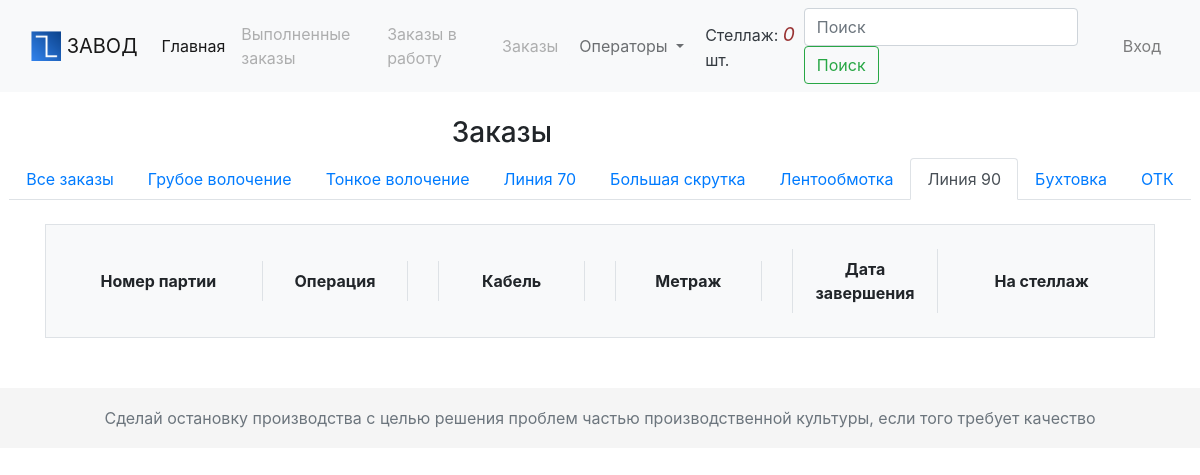
The app's page /orders/liniya-90/, older data.
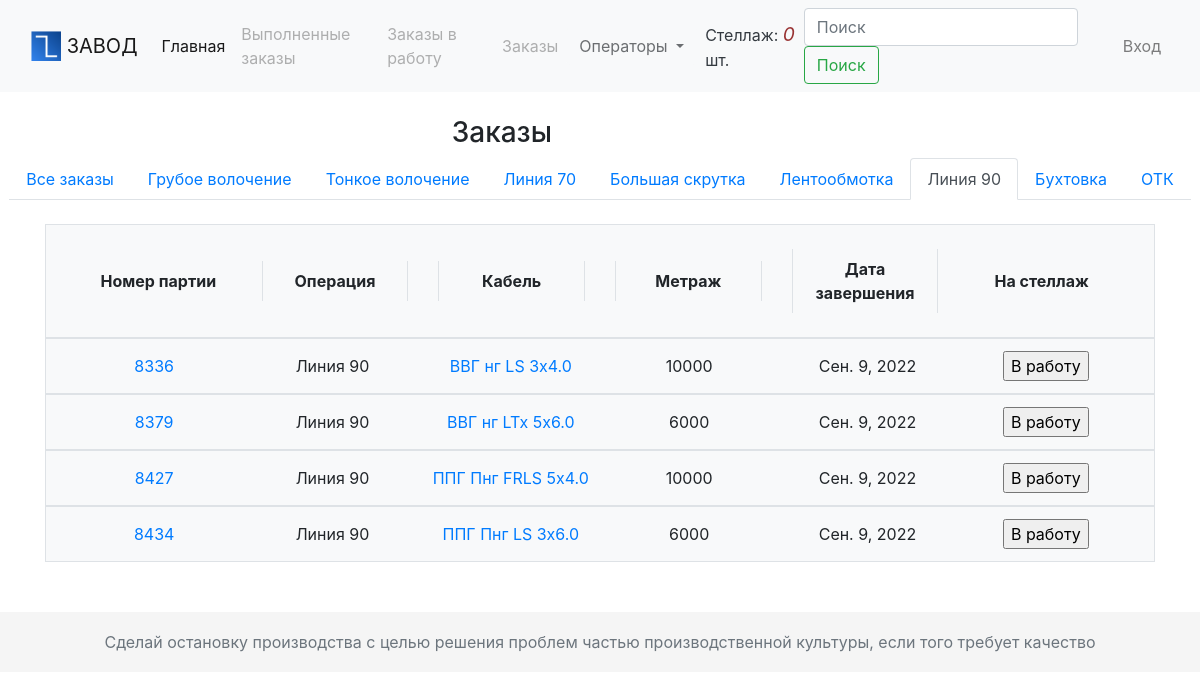
The same page, newer data.
### orders/models.py (models this page shows, shortened)
class Operation(models.Model):
    name = models.CharField(max_length=50, db_index=True)
    slug = models.SlugField(max_length=50, db_index=True)
    def __str__(self):
        return self.name
    class Meta:
        verbose_name = "Тех операция"
        verbose_name_plural = "Тех операции"
    def get_absolute_url(self):
        return reverse("orders:order_list_by_category", args=[self.slug])

class Order(models.Model):
    PLASTIC_CHOICE = [
        ("ВВГ", "ВВГ"),
        ("ППГ", "ППГ"),
    ]
    DESIGN_CHOICE = [
        ("нг", "нг"),
        ("Пнг", "Пнг"),
    ]
    PURPOSE_CHOICE = [
        ("LS", "LS"),
        ("LTx", "LTx"),
        ("FRLS", "FRLS"),
        ("FRLSLTx", "FRLSLTx"),
    ]
    CORES_CHOICE = [
        (1, 1),
        (2, 2),
        (3, 3),
        (4, 4),
        (5, 5),
    ]
    CROSSSECTION_CHOICE = [
        ("0.5", "0.5"),
        ("0.75", "0.75"),
        ("1.0", "1.0"),
        ("1.5", "1.5"),
        ("2.5", "2.5"),
        ("4.0", "4.0"),
        ("6.0", "6.0"),
        ("10", "10"),
    ]
    batch_number = models.IntegerField(
        verbose_name="Номер партии", unique=True, db_index=True
    )
    slug = models.SlugField(max_length=10, db_index=True)
    operation = models.ForeignKey(
        Operation,
        related_name="order_operation",
        on_delete=models.CASCADE,
        default="Грубое волочение",
        verbose_name="Операция",
        db_index=True,
    )
    plastic = models.CharField(
        max_length=3, verbose_name="Пластик", choices=PLASTIC_CHOICE, default="ВВГ"
    )
    design = models.CharField(
        max_length=3, verbose_name="Исполнение", choices=DESIGN_CHOICE, default="нг"
    )
    purpose = models.CharField(
        max_length=7, verbose_name="Назначение", choices=PURPOSE_CHOICE, default="LS"
    )
    cores = models.IntegerField(verbose_name="Количество жил", choices=CORES_CHOICE)
    crosssection = models.CharField(
        max_length=3, verbose_name="Поперечное сечение", choices=CROSSSECTION_CHOICE
    )
    footage = models.IntegerField(verbose_name="Метраж", default=15000)
    created = models.DateField(verbose_name="Дата добавления", auto_now_add=True)
    completion = models.DateField(verbose_name="Дата завершения")
    updated = models.DateField(verbose_name="Дата обновления", auto_now=True)
    finished = models.BooleanField(verbose_name="Готов", default=False, db_index=True)
    discard = models.BooleanField(verbose_name="Брак", default=False, db_index=True)
    in_production = models.BooleanField(
        default=False, db_index=True, verbose_name="В производстве"
    )
    class Meta:
        ordering = (
            "operation",
            "batch_number",
        )
        index_together = (("batch_number", "slug"),)
        verbose_name = "Заказ"
        verbose_name_plural = "Заказы"
    def get_absolute_url(self):
        return reverse("orders:order_detail", args=[self.id, self.slug])

### orders/views.py (the view)
# urls.py: path("", views.OrderListView.as_view(), name="order_list"),
class OrderListView(View):
    def get(self, request, operation_slug=None):
        operation = None
        operations = Operation.objects.all()
        orders = Order.objects.filter(
            finished=False, discard=False, in_production=False
        )
        shelf_order_form = ShelfAddOrderForm()
        if operation_slug:
            operation = get_object_or_404(Operation, slug=operation_slug)
            orders = orders.filter(operation=operation)
        return render(
            request,
            "orders/orders_list.html",
            {
                "operation": operation,
                "operations": operations,
                "orders": orders,
                "shelf_order_form": shelf_order_form,
            },
        )

### shelf/forms.py
class ShelfAddOrderForm(forms.Form):
    ORDER_TIME_CHOICES = [(i, str(i)) for i in range(15, 195, 15)]
    time = forms.TypedChoiceField(choices=ORDER_TIME_CHOICES, coerce=int)
    update = forms.BooleanField(required=False, initial=False, widget=forms.HiddenInput)

### shelf/context_processors.py (called while the page is built)
def shelf(request):
    return {"shelf": Shelf(request)}

### shelf/shelf.py (called while the page is built)
    def __len__(self):
        return len(self.shelf)

    def get_id(self):
        return [int(item) for item in self.shelf.keys()]

### orders/templates/orders/orders_list.html (shortened to what this page needs)
{% extends 'manufactur/base.html' %}
{% block content %}
    <br>
    <h3>Заказы</h3>
  <ul class=" nav nav-tabs navbar-expand-lg">
     <li class="nav-item justify-content-center">
        <a {% if not operation %}class="nav-link active lh-sm" {% else %} class="nav-link"{% endif %} href="{% url 'orders:order_list' %}">Все заказы</a>
     </li>
      {% for o in operations %}
          <li class="nav-item">
              <a {% if operation.slug == o.slug %} class="nav-link active" {% else %} class="nav-link"{% endif %} href="{{ o.get_absolute_url }}">{{ o.name }}</a>
          </li>
      {% endfor %}
  </ul><br>
<div class="container">
    <div class="row g-2 " >
        <div class="col">
            <div class="p-4 border bg-light">
                <div class="container overflow-hidden text-center font-weight-bold">
                  <div class="row g-0">
                     <div class="col border-right-0">
                     <div class="w-100 p-2 border-right-0">Номер партии</div>
                    </div>
                      <div class="col">
                      <div class="w-100 p-2 border-right border-left  bg-light">Операция</div>
                    </div>
                      <div class="col">
                      <div class="w-100 p-2 border-right border-left bg-light">Кабель</div>
                    </div>
                      <div class="col">
                      <div class="w-100 p-2 border-right border-left bg-light">Метраж</div>
                    </div>
                      <div class="col">
                      <div class="w-100 p-2 border-right border-left bg-light">Дата завершения</div>
                    </div>
                      <div class="col">
                      <div class="w-100 p-2 border-left-0 bg-light">На стеллаж</div>
                    </div>
                  </div>
            </div>
        </div>
    </div>
</div>
</div>
{% for order in orders %}
{% with order_id=order.id  shelf_get_id=shelf.get_id %}
<div class="container">
    <div class="row  g-2 " >
        <div class="col">
            <div class="p-1 border bg-light">
                <div data_id="{{ order_id }}"{% if order_id in shelf_get_id %} class="container-fluid overflow-hidden text-center text-success" {% else %} class="container-fluid overflow-hidden text-center" {% endif %}>
                  <div class="row no-gutters g-0">
                    <div class="col">
                     <div class="p-2 bg-light"><a target="_blank" href="{{ order.get_absolute_url }}"
                          onclick="window.open(this.href,this.target,'width=500,height=600,scrollbars=1');return false;">{{ order.batch_number }}</a></div>
                    </div>
                    <div class="col">
                      <div class="p-2 bg-light">{{ order.operation }}</div>
                    </div>
                    <div class="col">
                     <div class="p-2 bg-light"><a target="_blank" href="{% url 'orders:order_log' order_id %}"
                         onclick="window.open(this.href,this.target,'width=1200,height=600,scrollbars=1');return false;">
                         {{ order.plastic }} {{ order.design }} {{ order.purpose }} {{ order.cores }}x{{ order.crosssection }}</a></div>
                    </div>
                    <div class="col">
                     <div class="p-2 bg-light">{{ order.footage }}</div>
                    </div>
                    <div class="col">
                     <div class="p-2  bg-light">{{ order.completion }}</div>
                    </div>
                    <div class="col-inline col">
                     <div class="p-2  bg-light">
                         <input class="shelf"
                          		type="button"
								data_id="{{ order_id }}"
						   		data-id="{{ order_id }}"
								data-action="{% if order_id in shelf_get_id %}un{% endif %}add"
								value="{% if order_id in shelf_get_id %}Удалить{% else %}В работу{% endif %}">
                     </div>
                    </div>
                  </div>
                </div>
            </div>
        </div>
    </div>
</div>
{% endwith %}
{% endfor %}
{% endblock %}

Row changes from the older to the newer data that the page shows:
now on this page (row edited): Order: batch_number "8336", operation "Линия 90", plastic "ВВГ", design "нг", purpose "LS", cores "3", crosssection "4.0", footage "10000", completion "Сен. 9, 2022"
now on this page (row edited): Order: batch_number "8379", operation "Линия 90", plastic "ВВГ", design "нг", purpose "LTx", cores "5", crosssection "6.0", footage "6000", completion "Сен. 9, 2022"
now on this page (row edited): Order: batch_number "8427", operation "Линия 90", plastic "ППГ", design "Пнг", purpose "FRLS", cores "5", crosssection "4.0", footage "10000", completion "Сен. 9, 2022"
now on this page (row edited): Order: batch_number "8434", operation "Линия 90", plastic "ППГ", design "Пнг", purpose "LS", cores "3", crosssection "6.0", footage "6000", completion "Сен. 9, 2022"
